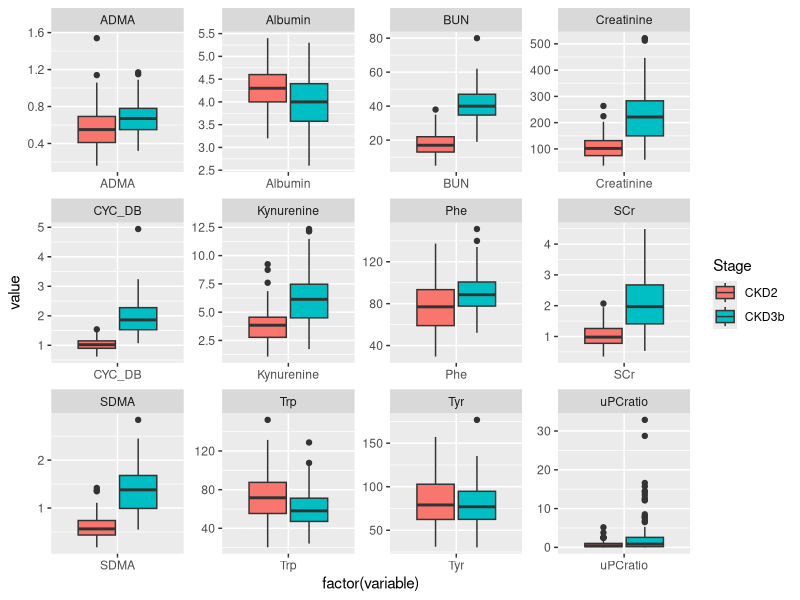
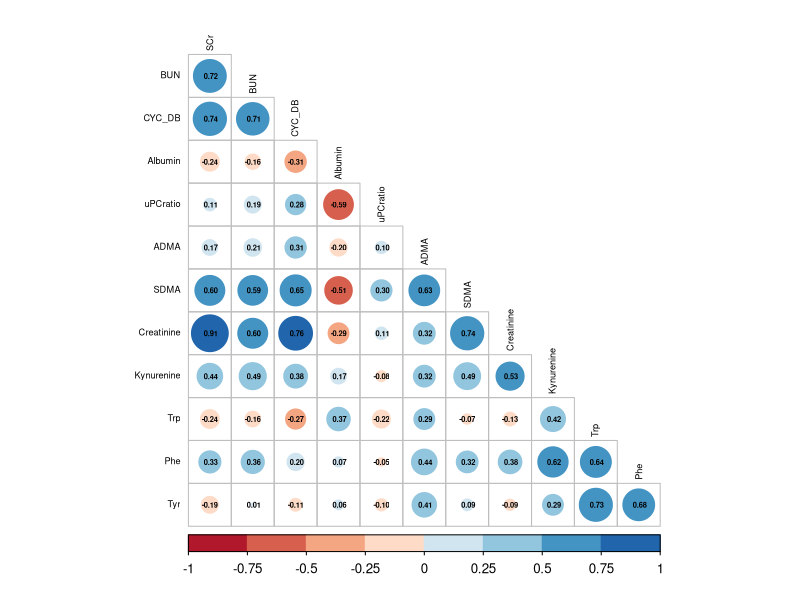
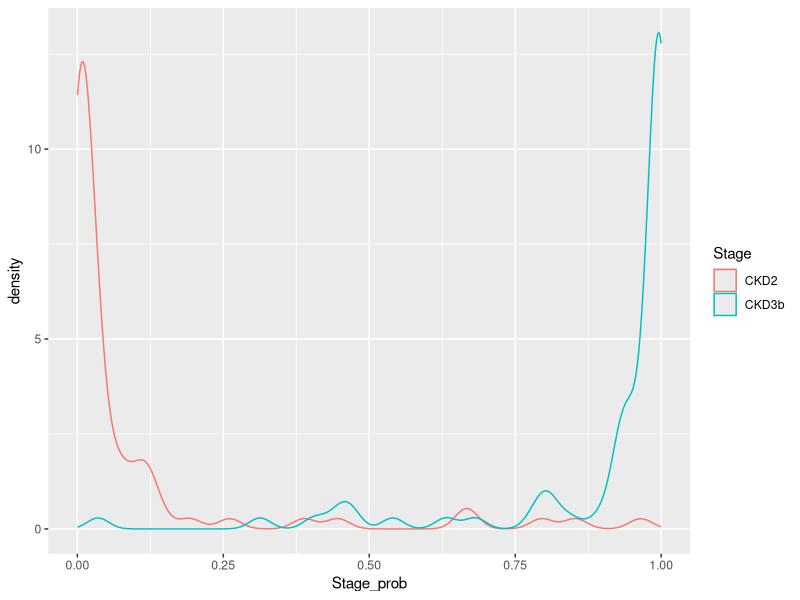
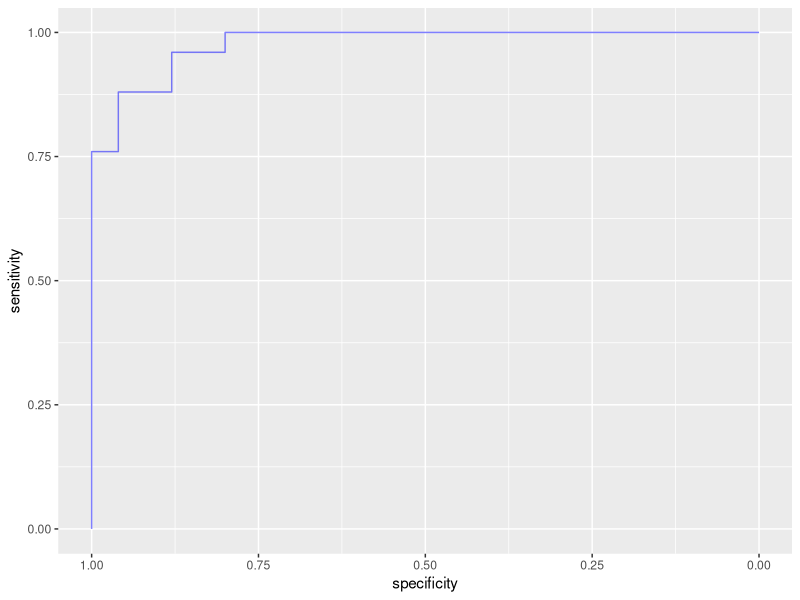

The R source for these figures, in order:
## ---- chunk 1
knitr::opts_chunk$set(echo = TRUE)
library(tidyverse)
library(corrplot)
library(RColorBrewer)
library(broom)
library(car)
library(pROC)

## ---- chunk 2
#load in CKD_data.csv and CKD_stage.csv
data <- read_csv("data/CKD_data.csv")
glimpse(data)

stage <- read_csv("data/CKD_stage.csv")
glimpse(stage)

#join by ID, convert ID and Stage variables to factors
ckd <- left_join(stage, data, by = "id") %>%
        mutate(id = factor(id), 
               Stage = factor(Stage))
glimpse(ckd)

#how many subjects do we have? how many variables? how many subjects in each class?
## ---- chunk 3
prop.table(table(ckd$Stage))
summary(ckd)
## ---- chunk 4
grpData <- gather(ckd, variable, value, 3:14)

ggplot(grpData, aes(factor(variable), value, fill = Stage)) +
  geom_boxplot() + facet_wrap(~variable, scale="free")

## ---- chunk 5
cors <- ckd %>% 
        select(-id, -Stage) %>%
        cor(use = 'pairwise.complete.obs')

corrplot(cors, type="lower", method="circle", addCoef.col="black", 
         number.cex=0.45, tl.cex = 0.55, tl.col = "black",
         col=brewer.pal(n=8, name="RdBu"), diag=FALSE)

## ---- chunk 6
set.seed(439) #so we all get same random numbers
train <- sample(nrow(ckd), nrow(ckd) * 0.75)
test <- -train

ckd_train <- ckd[train, ] %>%
              select(-id)
ckd_test <- ckd[test, ] %>%
              select(-id)

## ---- chunk 7
contrasts(ckd$Stage) #what is R considering the reference? CKD3b: 0 = N, 1 = Y

modGLM <- glm(Stage ~ SCr + BUN + Kynurenine, data = ckd_train, family = "binomial")

# what is in .fitted? Log odds. 
head(augment(modGLM))

# If we want probabilities for comparison, then we need to predict the train using type = "response"
#add the predicted values to the train set and set the type argument to response
ckd_train <- ckd_train %>%
              mutate(Stage_prob = predict(modGLM, ckd_train, type = "response"))

#using threshold 0.5, convert probabilities to predicted stage
ckd_train$Stage_pred<- ifelse(ckd_train$Stage_prob > 0.5, "CKD3b", "CKD2")
## ---- chunk 8
#calculate accuracy, if == statement is TRUE, value = 1, otherwise = 0
mean(ckd_train$Stage_pred == ckd_train$Stage) 

ggplot(ckd_train, aes(Stage_prob, color = Stage)) + 
  geom_density() 
## ---- chunk 9
vif(modGLM)
## ---- chunk 10
#predict on test
table(ckd_test$Stage) #CKD3b ~ 50%
ckd_test$Stage_prob <- predict(modGLM, ckd_test, type = "response")
## ---- chunk 11
ckd_test$Stage_pred<- ifelse(ckd_test$Stage_prob > 0.5, "CKD3b", "CKD2")
mean(ckd_test$Stage_pred == ckd_test$Stage) #0.98
## ---- chunk 12
# Convert Stage to numeric probability variable (0 or 1)
ckd_test <- ckd_test %>%
            mutate(Stage_num = ifelse(Stage == "CKD3b", 1, 0))

# Create a ROC curve object from columns of actual and predicted probabilities
ROC <- roc(ckd_test$Stage_num, ckd_test$Stage_prob)

# Plot the ROC curve object
ggroc(ROC, alpha = 0.5, colour = "blue")

# Calculate the area under the curve (AUC)
auc(ROC)

